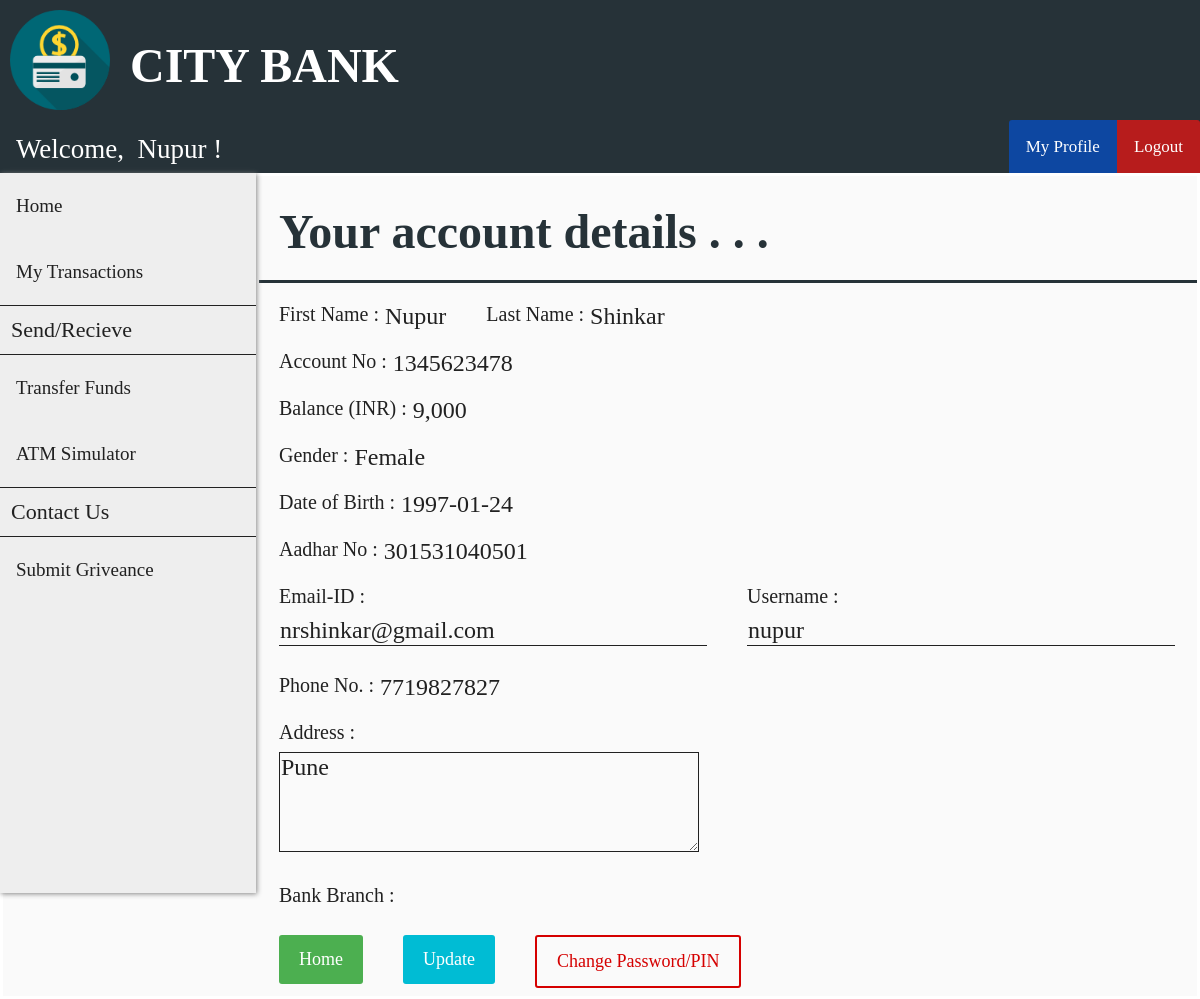
Page /customer_profile.php (signed in) on the committed database.
### tables this page shows
CREATE TABLE `customer` (
  `cust_id` int(11) NOT NULL,
  `first_name` varchar(30) DEFAULT NULL,
  `last_name` varchar(30) DEFAULT NULL,
  `gender` varchar(10) DEFAULT NULL,
  `dob` date DEFAULT NULL,
  `aadhar_no` varchar(12) DEFAULT NULL,
  `email` varchar(30) DEFAULT NULL,
  `phone_no` varchar(20) DEFAULT NULL,
  `address` varchar(255) DEFAULT NULL,
  `branch` varchar(30) DEFAULT NULL,
  `account_no` int(11) DEFAULT NULL,
  `pin` int(4) DEFAULT NULL,
  `uname` varchar(30) DEFAULT NULL,
  `pwd` varchar(30) DEFAULT NULL,
  `imei` double NOT NULL,
  `random` double NOT NULL,
  `result` tinyint(1) NOT NULL
);

CREATE TABLE `passbook1` (
  `trans_id` int(11) NOT NULL,
  `trans_date` datetime DEFAULT NULL,
  `remarks` varchar(255) DEFAULT NULL,
  `debit` int(11) DEFAULT NULL,
  `credit` int(11) DEFAULT NULL,
  `balance` int(11) DEFAULT NULL
);

### customer_profile.php (the view, shortened to what this page needs)
<?php
    include "connect.php";
    include "header.php";
    include "customer_navbar.php";
    include "customer_sidebar.php";
    $id = $_SESSION['loggedIn_cust_id'];
    $sql0 = "SELECT * FROM customer WHERE cust_id=".$id;
    $sql1 = "SELECT * FROM passbook".$id." WHERE trans_id=(
                    SELECT MAX(trans_id) FROM passbook".$id.")";
    $result0 = $conn->query($sql0);
    $result1 = $conn->query($sql1);
    if ($result0->num_rows > 0) {
        while($row = $result0->fetch_assoc()) {
            $fname = $row["first_name"];
            $lname = $row["last_name"];
            $gender = $row["gender"];
            $dob = $row["dob"];
            $aadhar = $row["aadhar_no"];
            $email = $row["email"];
            $phno = $row["phone_no"];
            $address = $row["address"];
            $acno = $row["account_no"];
            $cus_uname = $row["uname"];
        }
    }
    if ($result1->num_rows > 0) {
        while($row = $result1->fetch_assoc()) {
            $balance = $row["balance"];
        }
    }
?>
<!DOCTYPE html>
<html>
<head>
    <link rel="stylesheet" href="customer_add_style.css">
</head>
<body>
    <form class="add_customer_form" action="customer_profile_action.php" method="post">
        <div class="flex-container-form_header">
            <h1 id="form_header">Your account details . . .</h1>
        </div>
        <div class="flex-container">
            <div class=container>
                <label>First Name : <label id="info_label"><?php echo $fname ?></label></label>
            </div>
            <div class=container>
                <label>Last Name : <label id="info_label"><?php echo $lname ?></label></label>
            </div>
        </div>
        <div class="flex-container">
            <div class=container>
                <label>Account No : <label id="info_label"><?php echo $acno ?></label></label>
            </div>
        </div>
        <div class="flex-container">
            <div class=container>
                <label>Balance (INR) : <label id="info_label"><?php echo number_format($balance) ?></label></label>
            </div>
        </div>
        <div class="flex-container">
            <div class=container>
                <label>Gender :
                    <label id="info_label">
                    <?php
                        if ($gender == "male") {echo "Male";}
                        elseif ($gender == "female") {echo "Female";}
                        else {echo "Others";}
                    ?>
            </div>
        </div>
        <div class="flex-container">
            <div class=container>
                <label>Date of Birth : <label id="info_label"><?php echo $dob ?></label></label>
            </div>
        </div>
        <div class="flex-container">
            <div class=container>
                <label>Aadhar No : <label id="info_label"><?php echo $aadhar ?></label></label>
            </div>
        </div>
        <div class="flex-container">
            <div class=container>
                <label>Email-ID :</label><br>
                <input name="email" size="30" type="text" value="<?php echo $email ?>" required />
            </div>
            <div class=container>
                <label>Username :</label><br>
                <input name="cus_uname" size="30" type="text" value="<?php echo $cus_uname ?>" required />
            </div>
        </div>
        <div class="flex-container">
            <div  class=container>
                <label>Phone No. : <label id="info_label"><?php echo $phno ?></label></label>
            </div>
        </div>
        <div class="flex-container">
            <div class=container>
                <label>Address :</label><br>
                <textarea name="address" required /><?php echo $address ?></textarea>
            </div>
        </div>
        <div class="flex-container">
            <div class=container>
                <label>Bank Branch :
                </label>
            </div>
        </div>
        <div class="flex-container">
            <div class="container">
                <a href="customer_home.php" class="button">Home</a>
            </div>
            <div class="container">
                <button type="submit">Update</button>
            </div>
            <div class="container">
                <a href="pass_change.php" class="password-button">Change Password/PIN</a>
            </div>
        </div>
    </form>
</body>
</html>

### customer_navbar.php (shortened to what this page needs)
<?php
    include "connect.php";
    if (isset($_SESSION['loggedIn_cust_id'])) {
        $sql0 = "SELECT * FROM customer WHERE cust_id=".$_SESSION['loggedIn_cust_id'];
        $result = $conn->query($sql0);
        $row = $result->fetch_assoc();
    }
?>
<!DOCTYPE html>
<html>
<head>
    <link rel="stylesheet" href="user_navbar_style.css">
</head>
<body>
    <div class="nav-wrapper">
        <div class="topnav" id="theTopNav">
            <a id="user">Welcome, &nbsp<?php echo $row["first_name"]; ?> !</a>
            <a id="logout" href="logout_action.php" onclick="return confirm('Are you sure?')">Logout</a>
            <a id="profile" href="customer_profile.php">My Profile</a>
        </div>
    </div>
</body>
</html>

### header_style.css (style rules this page uses)
body { margin: 0; padding: 0; background-color: #FAFAFA; }
h1 { font-family: OpenSans-Light; color: white; font-size: 3rem; line-height: 3rem; margin-top: calc((1.5rem - 2rem) + 2.5rem); margin-bottom: 1.5rem; }

### user_navbar_style.css (style rules this page uses)
.nav-wrapper { height: 53px; background: #333; }
.nav-wrapper .topnav { background-color: #263238; overflow: hidden; height: 53px; }
.topnav a[id="user"] { float: left; display: block; color: white; text-align: center; padding: 14px 16px; text-decoration: none; font-size: 27px; font-family: Roboto-Light; }
.topnav a[id="profile"] { float: right; display: block; color: white; text-align: center; padding: 17px 17px; text-decoration: none; font-size: 17px; font-family: OpenSans-Bold; background-color: #0D47A1; border-top-left-radius: 3px; }
.topnav a[id="logout"] { float: right; display: block; color: white; text-align: center; padding: 17px 17px; text-decoration: none; font-size: 17px; font-family: OpenSans-Bold; background-color: #b71c1c; border-top-right-radius: 3px; }

### customer_add_style.css (style rules this page uses)
.flex-container { display: -webkit-flex; display: flex; margin-left: 256px; width: auto; height: auto; -webkit-flex-wrap: wrap; flex-wrap: wrap; background-color: #FAFAFA; }
.flex-container-form_header { display: -webkit-flex; display: flex; margin-left: 256px; width: auto; height: auto; background-color: #FAFAFA; border-bottom: 3px solid #263238; }
h1[id="form_header"] { margin-left: 20px; font-family: Roboto-Thin; color: #263238; }
form { border: 3px solid white; width: inherit; margin-left: 0px; }
label { display: block; float: left; color: #212121; font-family: OpenSans-Bold; font-size: 20px; }
label[id="info_label"] { display: block; float: right; margin-left: 6px; font-family: Roboto-Regular; color: #212121; font-size: 24px; }
input[type=text], input[type=password] { font-family: Roboto-Regular; color: #212121; font-size: 24px; width: auto; margin: 8px 0; padding: 1px 1px; border: 0; border-bottom: 1px solid #212121; box-sizing: border-box; background-color: transparent; }
.container { margin-top: 20px; margin-left: 20px; margin-right: 20px; float: left; display: inline-block; }
textarea { font-family: Roboto-Regular; color: #212121; font-size: 24px; height: 100px; width:35vw; max-width: 720px; min-width: 240px; margin: 8px 0; padding: 1px 1px; border: 0; border: 1px solid #212121; box-sizing: border-box; background-color: transparent; }
button { font-family: OpenSans-Regular; font-size: 18px; background-color: #00BCD4; color: white; padding: 14px 20px; margin: 8px 0; border: none; cursor: pointer; width: 100%; border-radius: 3px; }
.button { background-color: #4CAF50; border: none; color: white; font-family: OpenSans-Regular; font-size: 18px; padding: 14px 20px; margin: 8px 0; text-align: center; text-decoration: none; display: inline-block; border-radius: 3px; cursor: pointer; }
.password-button { background-color: transparent; color: #d50000; font-family: OpenSans-Regular; font-size: 18px; padding: 14px 20px; margin: 8px 0; text-align: center; text-decoration: none; display: inline-block; border-radius: 3px; border: 2px solid #d50000; cursor: pointer; }

### rows in the picture
customer: first_name "Nupur", last_name "Shinkar", account_no "1345623478", dob "1997-01-24", aadhar_no "301531040501", email "nrshinkar@gmail.com", cus_uname "nupur", phone_no "7719827827", address "Pune"
passbook1: balance "9,000"
